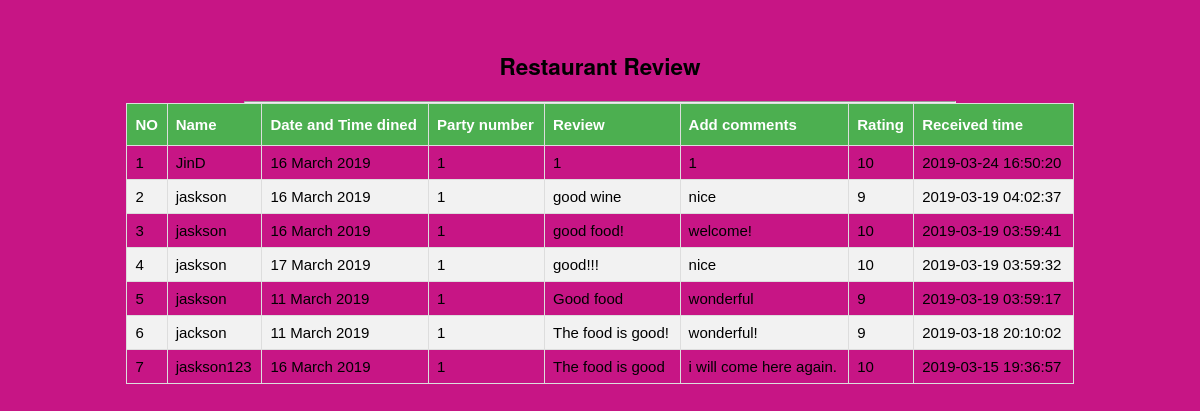
The page /restaurant_more_review.php on the database its author committed.
### tables this page shows
CREATE TABLE `restaurant_review` (
  `id` int(11) NOT NULL,
  `name` varchar(255) NOT NULL,
  `date_time` varchar(255) NOT NULL,
  `party_number` varchar(255) NOT NULL,
  `review` text NOT NULL,
  `add_comments` text NOT NULL,
  `rating` varchar(255) NOT NULL,
  `received_time` timestamp NOT NULL DEFAULT CURRENT_TIMESTAMP ON UPDATE CURRENT_TIMESTAMP
);

### restaurant_more_review.php (the view, shortened to what this page needs)
<!DOCTYPE html>
<html lang="en">
<head>
</head>
<body style="background-color: mediumvioletred;">
<div class="title" style="margin-top: 50px;  text-align: center;"><h2>Restaurant Review</h2></div>
<hr style="margin-bottom: 60px; width:60%;margin: auto;">
<table id = "customers" style="margin-bottom: 60px; width:80%;margin: auto;">
    <thead>
    <tr><th>NO</th>
        <th>Name</th>
        <th>Date and Time dined</th>
        <th>Party number</th>
        <th>Review</th>
        <th>Add comments</th>
        <th>Rating</th>
        <th>Received time</th>
    </tr>
    </thead>
    <?php
    $conn = new mysqli("localhost", "root", "", "restaurantreview");
    $query = "SELECT * FROM restaurant_review ORDER BY received_time DESC";
    $result = mysqli_query($conn, $query);
    if ($result->num_rows > 0) {
        $count = 1;
        while ($row = mysqli_fetch_array($result))
        {
            echo "
                                <tr>
                                    <td>".$count."</td>
                                    <td>".$row['name']."</td>
                                    <td>".$row['date_time']."</td>
                                    <td>".$row['party_number']."</td>
                                    <td>".$row['review']."</td>
                                    <td>".$row['add_comments']."</td>
                                    <td>".$row['rating']."</td>
                                    <td>".$row['received_time']."</td>
                                </tr>";
            $count++;
        }
    }
    ?>
</table>
</body>
</html>

### restaurant_more_review.php (style rules this page uses)
body { background: linear-gradient(135deg, #f7f7f7, #C86DD7) background-attachment: fixed; font-size: 15px; font-family: "Helvetica Neue", Helvetica, Microsoft Yahei; }
#customers { font-family: "Trebuchet MS", Arial, Helvetica, sans-serif; border-collapse: collapse; width: 100%; }
#customers td, #customers th { border: 1px solid #ddd; padding: 8px; }
#customers tr:nth-child(even) { background-color: #f2f2f2; }
#customers th { padding-top: 12px; padding-bottom: 12px; text-align: left; background-color: #4CAF50; color: white; }

### rows shown on the page
restaurant_review: name "JinD", date_time "16 March 2019", party_number "1", review "1", add_comments "1", rating "10", received_time "2019-03-24 16:50:20"
restaurant_review: name "jaskson", date_time "16 March 2019", party_number "1", review "good wine", add_comments "nice", rating "9", received_time "2019-03-19 04:02:37"
restaurant_review: name "jaskson", date_time "16 March 2019", party_number "1", review "good food!", add_comments "welcome!", rating "10", received_time "2019-03-19 03:59:41"
restaurant_review: name "jaskson", date_time "17 March 2019", party_number "1", review "good!!!", add_comments "nice", rating "10", received_time "2019-03-19 03:59:32"
restaurant_review: name "jaskson", date_time "11 March 2019", party_number "1", review "Good food", add_comments "wonderful", rating "9", received_time "2019-03-19 03:59:17"
restaurant_review: name "jackson", date_time "11 March 2019", party_number "1", review "The food is good!", add_comments "wonderful!", rating "9", received_time "2019-03-18 20:10:02"
restaurant_review: name "jaskson123", date_time "16 March 2019", party_number "1", review "The food is good", add_comments "i will come here again.", rating "10", received_time "2019-03-15 19:36:57"
